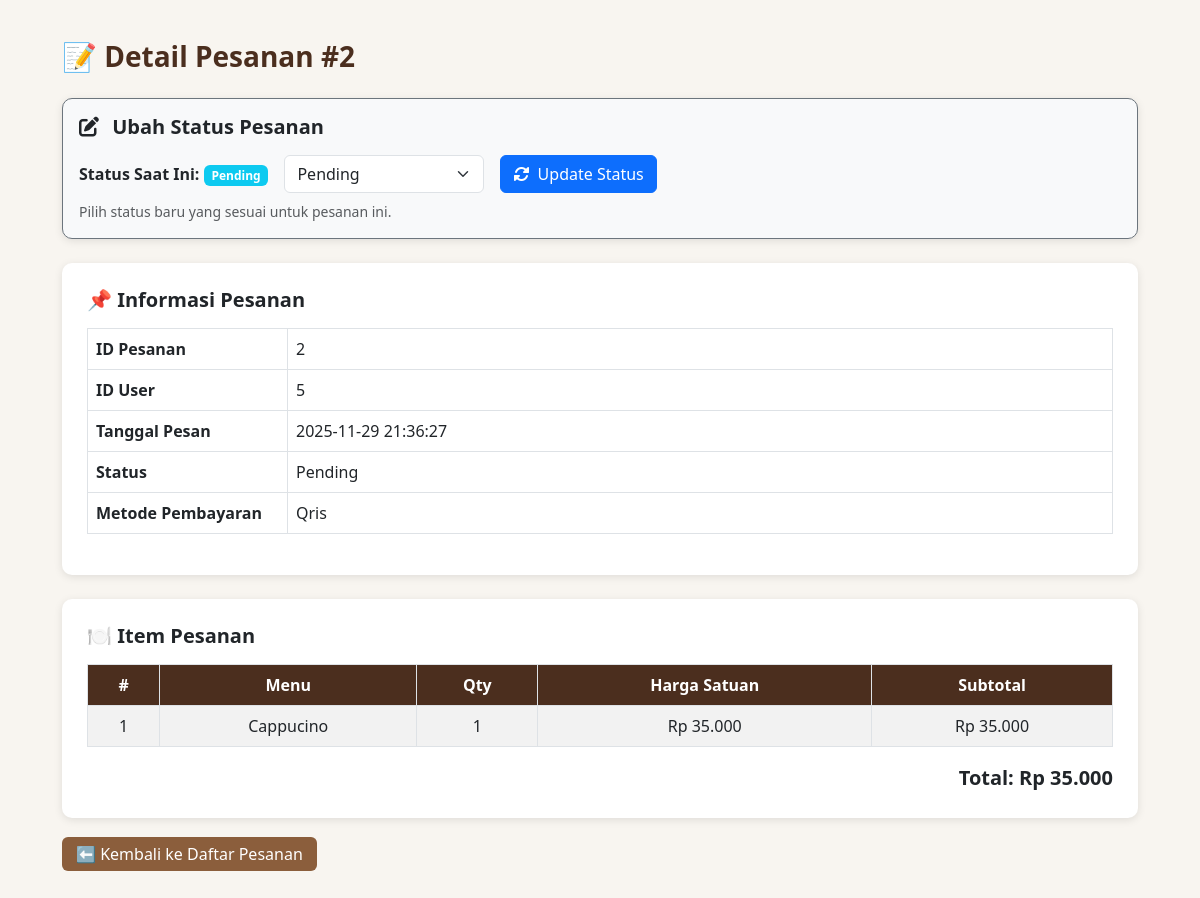
/KopiCa/admin/order_detail.php?id=2 (signed in), run on the app's committed database.
### tables this page shows
CREATE TABLE `pesanan` (
  `id_pesanan` int(11) NOT NULL,
  `id_user` int(11) NOT NULL,
  `total_harga` decimal(14,2) NOT NULL,
  `status` enum('pending','diproses','selesai','dibatalkan') DEFAULT 'pending',
  `tanggal_pesan` datetime DEFAULT current_timestamp(),
  `alamat` text DEFAULT NULL,
  `metode_pembayaran` enum('Cash','Qris') DEFAULT NULL
);

CREATE TABLE `detail_pesanan` (
  `id_detail` int(11) NOT NULL,
  `id_pesanan` int(11) NOT NULL,
  `id_menu` int(11) NOT NULL,
  `qty` int(11) NOT NULL DEFAULT 1,
  `harga_satuan` decimal(12,2) NOT NULL,
  `subtotal` decimal(14,2) GENERATED ALWAYS AS (`qty` * `harga_satuan`) STORED
);

CREATE TABLE `menu` (
  `id_menu` int(11) NOT NULL,
  `nama_menu` varchar(150) NOT NULL,
  `harga` decimal(12,2) NOT NULL,
  `stok` int(11) NOT NULL DEFAULT 0,
  `id_kategori` int(11) DEFAULT NULL,
  `gambar` varchar(255) DEFAULT NULL,
  `deskripsi` text DEFAULT NULL,
  `created_at` timestamp NOT NULL DEFAULT current_timestamp()
);

### KopiCa/admin/order_detail.php (the view, shortened to what this page needs)
<?php
include '../config.php';
$conn = $koneksi;
$id_pesanan = (int)$_GET['id'];
$query_pesanan = "SELECT * FROM pesanan WHERE id_pesanan = $id_pesanan";
$result_pesanan = mysqli_query($conn, $query_pesanan);
$data_pesanan = mysqli_fetch_assoc($result_pesanan);
$status_sekarang = strtolower($data_pesanan['status']);
$query_detail = "
    SELECT dp.*, m.nama_menu
    FROM detail_pesanan dp
    JOIN menu m ON dp.id_menu = m.id_menu
    WHERE dp.id_pesanan = $id_pesanan
";
$result_detail = mysqli_query($conn, $query_detail);
?>
<!DOCTYPE html>
<html lang="id">
<head>
    <link rel="stylesheet" href="https://cdn.jsdelivr.net/npm/bootstrap@5.3.0/dist/css/bootstrap.min.css">
    <link rel="stylesheet" href="https://cdnjs.cloudflare.com/ajax/libs/font-awesome/6.0.0-beta3/css/all.min.css">
</head>
<body>
<div class="container" style="max-width:1100px; margin:40px auto;">
    <h2 class="title mb-4">📝 Detail Pesanan #<?= $id_pesanan ?></h2>
    <div class="card-box mb-4 p-3 bg-light border border-secondary" id="ubah-status">
        <h5 class="fw-bold mb-3"><i class="fas fa-edit me-2"></i> Ubah Status Pesanan</h5>
        <form method="POST" action="ubah_status.php">
            <div class="d-flex align-items-center">
                <label for="status_baru" class="form-label me-3 mb-0 fw-bold">Status Saat Ini: <span class="badge bg-info"><?= ucfirst($status_sekarang) ?></span></label>
                <select name="status_baru" id="status_baru" class="form-select me-3" style="width: 200px;">
                    <option value="pending" <?= ($status_sekarang === 'pending') ? 'selected' : '' ?>>Pending</option>
                </select>
                <button type="submit" class="btn btn-primary">
                    <i class="fas fa-sync-alt me-1"></i> Update Status
                </button>
            </div>
            <small class="text-muted mt-2 d-block">Pilih status baru yang sesuai untuk pesanan ini.</small>
        </form>
    </div>
    <div class="card-box mb-4">
        <h5 class="fw-bold mb-3">📌 Informasi Pesanan</h5>
        <table class="table table-bordered">
            <tr>
                <th style="width: 200px;">ID Pesanan</th>
                <td><?= $data_pesanan['id_pesanan'] ?></td>
            </tr>
            <tr>
                <th>ID User</th>
                <td><?= $data_pesanan['id_user'] ?></td>
            </tr>
            <tr>
                <th>Tanggal Pesan</th>
                <td><?= $data_pesanan['tanggal_pesan'] ?></td>
            </tr>
            <tr>
                <th>Status</th>
                <td><?= ucfirst($data_pesanan['status']) ?></td>
            </tr>
            <tr>
                <th>Metode Pembayaran</th>
                <td><?= $data_pesanan['metode_pembayaran'] ?></td>
            </tr>
        </table>
    </div>
    <div class="card-box">
        <h5 class="fw-bold mb-3">🍽️ Item Pesanan</h5>
        <table class="table table-bordered table-striped">
            <thead class="text-center table-item">
                <tr>
                    <th>#</th>
                    <th>Menu</th>
                    <th>Qty</th>
                    <th>Harga Satuan</th>
                    <th>Subtotal</th>
                </tr>
            </thead>
            <tbody>
                <?php
                $no = 1;
                if (mysqli_num_rows($result_detail) > 0) {
                    while ($row = mysqli_fetch_assoc($result_detail)) { ?>
                        <tr class="text-center">
                            <td><?= $no++ ?></td>
                            <td><?= htmlspecialchars($row['nama_menu']) ?></td>
                            <td><?= $row['qty'] ?></td>
                            <td>Rp <?= number_format($row['harga_satuan'], 0, ',', '.') ?></td>
                            <td>Rp <?= number_format($row['subtotal'], 0, ',', '.') ?></td>
                        </tr>
                <?php }
                } ?>
            </tbody>
        </table>
        <div class="text-end fw-bold fs-5 mt-3">
            Total: Rp <?= number_format($data_pesanan['total_harga'], 0, ',', '.') ?>
        </div>
    </div>
    <div class="mt-4">
        <a href="kelola_pesanan.php" class="back-btn">⬅ Kembali ke Daftar Pesanan</a>
    </div>
</div>
</body>
</html>

### KopiCa/admin/order_detail.php (style rules this page uses)
body { background: #f8f5f0; }
.title { color: #4b2e1e; font-size: 28px; font-weight: bold; }
.card-box { background: white; padding: 25px; border-radius: 10px; box-shadow: 0 2px 8px rgba(0,0,0,0.1); }
.back-btn { background: #8b5e3c; color: white; border-radius: 6px; padding: 6px 14px; text-decoration: none; }
.table-item th { background-color: #4b2e1e; color: white; }

### data on the page
pesanan: status "Pending", status_baru "Pending", id_pesanan "2", id_user "5", tanggal_pesan "2025-11-29 21:36:27", metode_pembayaran "Qris", total_harga "35.000"
detail_pesanan: id_menu.nama_menu "Cappucino", qty "1", harga_satuan "35.000", subtotal "35.000"

### other printed values
$id_pesanan "2"
